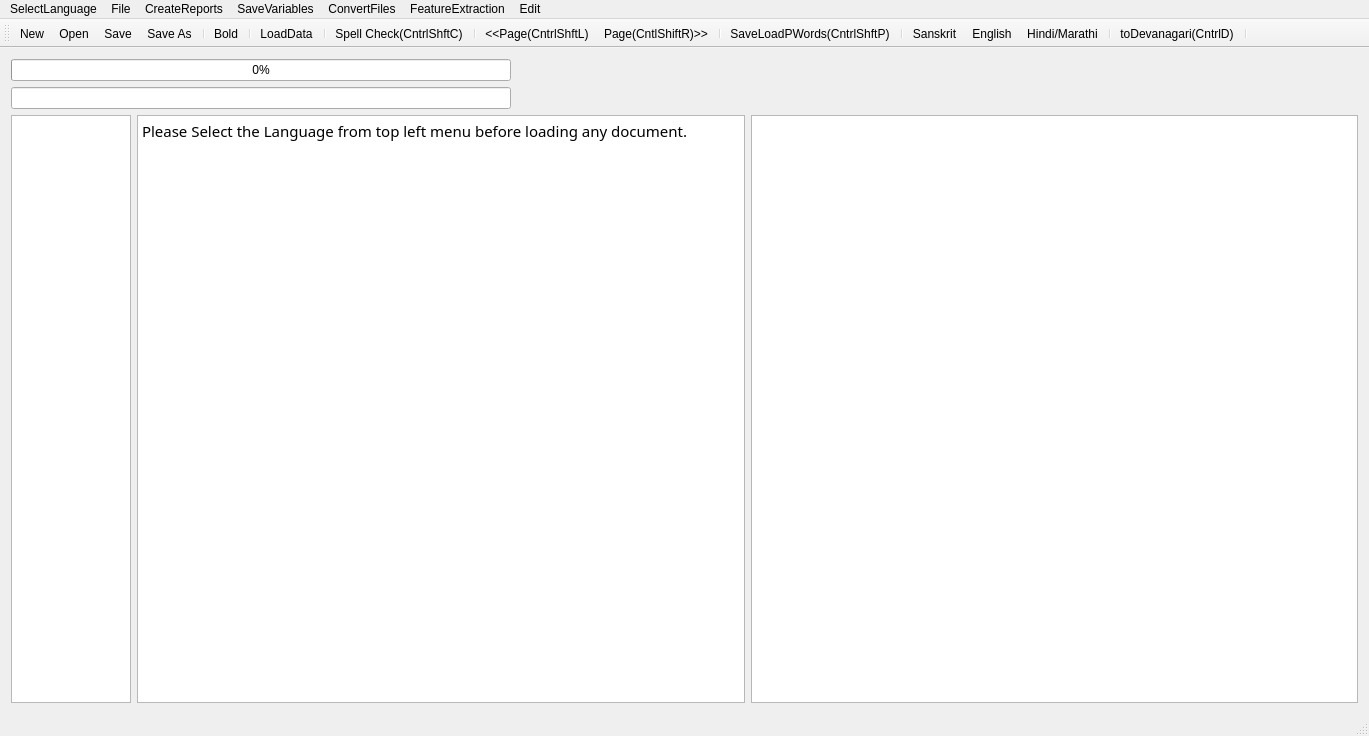
<?xml version="1.0" encoding="UTF-8"?>
<ui version="4.0">
 <class>MainWindow</class>
 <widget class="QMainWindow" name="MainWindow">
  <property name="geometry">
   <rect>
    <x>0</x>
    <y>0</y>
    <width>1369</width>
    <height>736</height>
   </rect>
  </property>
  <property name="mouseTracking">
   <bool>true</bool>
  </property>
  <property name="windowTitle">
   <string>MainWindow</string>
  </property>
  <widget class="QWidget" name="centralWidget">
   <layout class="QVBoxLayout" name="verticalLayout">
    <item>
     <widget class="QProgressBar" name="progressBar">
      <property name="maximumSize">
       <size>
        <width>500</width>
        <height>16777215</height>
       </size>
      </property>
      <property name="value">
       <number>0</number>
      </property>
      <property name="alignment">
       <set>Qt::AlignRight|Qt::AlignTrailing|Qt::AlignVCenter</set>
      </property>
     </widget>
    </item>
    <item>
     <widget class="QLineEdit" name="lineEdit">
      <property name="maximumSize">
       <size>
        <width>500</width>
        <height>16777215</height>
       </size>
      </property>
     </widget>
    </item>
    <item>
     <layout class="QHBoxLayout" name="horizontalLayout">
      <item>
       <widget class="QTextEdit" name="textEdit">
        <property name="maximumSize">
         <size>
          <width>120</width>
          <height>16777215</height>
         </size>
        </property>
        <property name="font">
         <font>
          <family>FreeSans</family>
          <italic>true</italic>
         </font>
        </property>
        <property name="sizeAdjustPolicy">
         <enum>QAbstractScrollArea::AdjustToContents</enum>
        </property>
        <property name="readOnly">
         <bool>true</bool>
        </property>
       </widget>
      </item>
      <item>
       <widget class="QTextBrowser" name="textBrowser">
        <property name="font">
         <font>
          <family>Shobhika</family>
          <pointsize>16</pointsize>
          <italic>false</italic>
         </font>
        </property>
        <property name="mouseTracking">
         <bool>true</bool>
        </property>
        <property name="sizeAdjustPolicy">
         <enum>QAbstractScrollArea::AdjustToContents</enum>
        </property>
        <property name="undoRedoEnabled">
         <bool>true</bool>
        </property>
        <property name="readOnly">
         <bool>false</bool>
        </property>
        <property name="html">
         <string>&lt;!DOCTYPE HTML PUBLIC &quot;-//W3C//DTD HTML 4.0//EN&quot; &quot;http://www.w3.org/TR/REC-html40/strict.dtd&quot;&gt;
&lt;html&gt;&lt;head&gt;&lt;meta name=&quot;qrichtext&quot; content=&quot;1&quot; /&gt;&lt;style type=&quot;text/css&quot;&gt;
p, li { white-space: pre-wrap; }
&lt;/style&gt;&lt;/head&gt;&lt;body style=&quot; font-family:'Shobhika'; font-size:16pt; font-weight:400; font-style:normal;&quot;&gt;
&lt;p style=&quot; margin-top:0px; margin-bottom:0px; margin-left:0px; margin-right:0px; -qt-block-indent:0; text-indent:0px;&quot;&gt;&lt;span style=&quot; font-family:'Ubuntu'; font-size:11pt;&quot;&gt;Please Select the Language from top left menu before loading any document.&lt;/span&gt;&lt;/p&gt;&lt;/body&gt;&lt;/html&gt;</string>
        </property>
        <property name="acceptRichText">
         <bool>true</bool>
        </property>
        <property name="textInteractionFlags">
         <set>Qt::LinksAccessibleByKeyboard|Qt::LinksAccessibleByMouse|Qt::TextBrowserInteraction|Qt::TextEditable|Qt::TextEditorInteraction|Qt::TextSelectableByKeyboard|Qt::TextSelectableByMouse</set>
        </property>
       </widget>
      </item>
      <item>
       <widget class="QGraphicsView" name="graphicsView">
        <property name="sizeAdjustPolicy">
         <enum>QAbstractScrollArea::AdjustIgnored</enum>
        </property>
        <property name="alignment">
         <set>Qt::AlignCenter</set>
        </property>
        <property name="renderHints">
         <set>QPainter::NonCosmeticDefaultPen</set>
        </property>
        <property name="dragMode">
         <enum>QGraphicsView::ScrollHandDrag</enum>
        </property>
        <property name="transformationAnchor">
         <enum>QGraphicsView::AnchorViewCenter</enum>
        </property>
        <property name="resizeAnchor">
         <enum>QGraphicsView::AnchorViewCenter</enum>
        </property>
       </widget>
      </item>
     </layout>
    </item>
   </layout>
   <zorder>lineEdit</zorder>
   <zorder>progressBar</zorder>
  </widget>
  <widget class="QMenuBar" name="menuBar">
   <property name="geometry">
    <rect>
     <x>0</x>
     <y>0</y>
     <width>1369</width>
     <height>26</height>
    </rect>
   </property>
   <widget class="QMenu" name="menuOCR_Correction_Window">
    <property name="title">
     <string>File</string>
    </property>
    <addaction name="actionNew"/>
    <addaction name="actionOpen"/>
    <addaction name="actionSave"/>
    <addaction name="actionSave_As"/>
    <addaction name="actionSpell_Check"/>
    <addaction name="actionLoad_Next_Page"/>
    <addaction name="actionLoad_Prev_Page"/>
    <addaction name="separator"/>
    <addaction name="actionLoadGDocPage"/>
    <addaction name="actionToDevanagari"/>
    <addaction name="actionLoadData"/>
    <addaction name="actionLoadDict"/>
    <addaction name="actionLoadOCRWords"/>
    <addaction name="actionLoadDomain"/>
    <addaction name="actionLoadSubPS"/>
    <addaction name="actionLoadConfusions"/>
    <addaction name="actionSugg"/>
    <addaction name="actionToSlp1"/>
   </widget>
   <widget class="QMenu" name="menuCreateReports">
    <property name="title">
     <string>CreateReports</string>
    </property>
    <addaction name="actionCreateBest2OCR"/>
    <addaction name="actionCreateSuggestionLog"/>
    <addaction name="actionCreateSuggestionLogNearestPriority"/>
    <addaction name="actionErrorDetectionRep"/>
    <addaction name="actionErrorDetectWithoutAdaptation"/>
    <addaction name="actionErrorDetectionRepUniq"/>
   </widget>
   <widget class="QMenu" name="menuSaveVariables">
    <property name="title">
     <string>SaveVariables</string>
    </property>
    <addaction name="actionCPair"/>
    <addaction name="actionPrimarySecOCRPair"/>
    <addaction name="actionCPairIEROcrVsCorrect"/>
    <addaction name="actionCPairGEROcrVsCorrect"/>
   </widget>
   <widget class="QMenu" name="menuConvertFiles">
    <property name="title">
     <string>ConvertFiles</string>
    </property>
    <addaction name="actionToSlp1_2"/>
    <addaction name="actionToDev"/>
    <addaction name="actionExtractDev"/>
    <addaction name="actionEditDistRep"/>
    <addaction name="actionConfusionFreqHist"/>
    <addaction name="actionFilterOutGT50EditDisPairs"/>
   </widget>
   <widget class="QMenu" name="menuFeatureExtraction">
    <property name="title">
     <string>FeatureExtraction</string>
    </property>
    <addaction name="actionPrepareFeatures"/>
   </widget>
   <widget class="QMenu" name="menuedit">
    <property name="title">
     <string>Edit</string>
    </property>
    <addaction name="actionBold"/>
    <addaction name="actionSuperscript"/>
    <addaction name="actionSubscript"/>
   </widget>
   <widget class="QMenu" name="menuSelectLanguage">
    <property name="title">
     <string>SelectLanguage</string>
    </property>
    <addaction name="actionSanskrit"/>
    <addaction name="actionHindi"/>
    <addaction name="actionEnglish"/>
   </widget>
   <addaction name="menuSelectLanguage"/>
   <addaction name="menuOCR_Correction_Window"/>
   <addaction name="menuCreateReports"/>
   <addaction name="menuSaveVariables"/>
   <addaction name="menuConvertFiles"/>
   <addaction name="menuFeatureExtraction"/>
   <addaction name="menuedit"/>
  </widget>
  <widget class="QToolBar" name="mainToolBar">
   <attribute name="toolBarArea">
    <enum>TopToolBarArea</enum>
   </attribute>
   <attribute name="toolBarBreak">
    <bool>false</bool>
   </attribute>
   <addaction name="actionNew"/>
   <addaction name="actionOpen"/>
   <addaction name="actionSave"/>
   <addaction name="actionSave_As"/>
   <addaction name="separator"/>
   <addaction name="actionBold"/>
   <addaction name="separator"/>
   <addaction name="actionLoadData"/>
   <addaction name="separator"/>
   <addaction name="actionSpell_Check"/>
   <addaction name="separator"/>
   <addaction name="actionLoad_Prev_Page"/>
   <addaction name="actionLoad_Next_Page"/>
   <addaction name="separator"/>
   <addaction name="actionLoadGDocPage"/>
   <addaction name="separator"/>
   <addaction name="actionSanskrit"/>
   <addaction name="actionEnglish"/>
   <addaction name="actionHindi"/>
   <addaction name="separator"/>
   <addaction name="actionToDevanagari"/>
   <addaction name="separator"/>
  </widget>
  <widget class="QStatusBar" name="statusBar"/>
  <action name="actionOpen">
   <property name="icon">
    <iconset resource="AppResources.qrc">
     <normaloff>:/Images/open.png</normaloff>:/Images/open.png</iconset>
   </property>
   <property name="text">
    <string>Open</string>
   </property>
   <property name="shortcut">
    <string>Ctrl+O</string>
   </property>
  </action>
  <action name="actionSave">
   <property name="icon">
    <iconset resource="AppResources.qrc">
     <normaloff>:/Images/save.png</normaloff>:/Images/save.png</iconset>
   </property>
   <property name="text">
    <string>Save</string>
   </property>
   <property name="shortcut">
    <string>Ctrl+S</string>
   </property>
  </action>
  <action name="actionSave_As">
   <property name="icon">
    <iconset resource="AppResources.qrc">
     <normaloff>:/Images/save-as.png</normaloff>:/Images/save-as.png</iconset>
   </property>
   <property name="text">
    <string>Save As</string>
   </property>
   <property name="shortcut">
    <string>Ctrl+Shift+S</string>
   </property>
  </action>
  <action name="actionNew">
   <property name="icon">
    <iconset resource="AppResources.qrc">
     <normaloff>:/Images/New.png</normaloff>:/Images/New.png</iconset>
   </property>
   <property name="text">
    <string>New</string>
   </property>
   <property name="shortcut">
    <string>Ctrl+N</string>
   </property>
  </action>
  <action name="actionSpell_Check">
   <property name="text">
    <string>Spell Check(CntrlShftC)</string>
   </property>
   <property name="shortcut">
    <string>Ctrl+Shift+C</string>
   </property>
  </action>
  <action name="actionLoad_Next_Page">
   <property name="text">
    <string>Page(CntlShiftR)&gt;&gt;</string>
   </property>
   <property name="toolTip">
    <string>Page(CntlShiftR)&gt;&gt;</string>
   </property>
   <property name="shortcut">
    <string>Ctrl+Shift+R</string>
   </property>
  </action>
  <action name="actionLoad_Prev_Page">
   <property name="text">
    <string>&lt;&lt;Page(CntrlShftL)</string>
   </property>
   <property name="toolTip">
    <string>&lt;&lt;Page(CntrlShftL)</string>
   </property>
   <property name="shortcut">
    <string>Ctrl+Shift+L</string>
   </property>
  </action>
  <action name="actionLoadGDocPage">
   <property name="text">
    <string>Save&amp;LoadPWords(CntrlShftP)</string>
   </property>
   <property name="shortcut">
    <string>Ctrl+Shift+P</string>
   </property>
  </action>
  <action name="actionToDevanagari">
   <property name="text">
    <string>toDevanagari(CntrlD)</string>
   </property>
   <property name="shortcut">
    <string>Ctrl+D</string>
   </property>
  </action>
  <action name="actionLoadData">
   <property name="text">
    <string>LoadData</string>
   </property>
  </action>
  <action name="actionLoadDict">
   <property name="text">
    <string>LoadDict</string>
   </property>
  </action>
  <action name="actionLoadOCRWords">
   <property name="text">
    <string>LoadOCRWords</string>
   </property>
  </action>
  <action name="actionLoadDomain">
   <property name="text">
    <string>LoadDomain</string>
   </property>
  </action>
  <action name="actionLoadSubPS">
   <property name="text">
    <string>LoadSubPS</string>
   </property>
  </action>
  <action name="actionLoadConfusions">
   <property name="text">
    <string>LoadConfusions</string>
   </property>
  </action>
  <action name="actionSugg">
   <property name="text">
    <string>sugg</string>
   </property>
   <property name="shortcut">
    <string>Menu</string>
   </property>
  </action>
  <action name="actionCreateBest2OCR">
   <property name="text">
    <string>CreateBest2OCR</string>
   </property>
  </action>
  <action name="actionToSlp1">
   <property name="text">
    <string>toSlp1</string>
   </property>
   <property name="shortcut">
    <string>Ctrl+G</string>
   </property>
  </action>
  <action name="actionCreateSuggestionLog">
   <property name="text">
    <string>CreateSuggestionLog</string>
   </property>
  </action>
  <action name="actionCreateSuggestionLogNearestPriority">
   <property name="text">
    <string>CreateSuggestionLogNearestPriority</string>
   </property>
  </action>
  <action name="actionErrorDetectionRep">
   <property name="text">
    <string>ErrorDetectionRep</string>
   </property>
  </action>
  <action name="actionErrorDetectWithoutAdaptation">
   <property name="text">
    <string>ErrorDetectWithoutAdaptation</string>
   </property>
  </action>
  <action name="actionCPair">
   <property name="text">
    <string>CPair</string>
   </property>
  </action>
  <action name="actionToSlp1_2">
   <property name="text">
    <string>toSlp1</string>
   </property>
  </action>
  <action name="actionToDev">
   <property name="text">
    <string>toDev</string>
   </property>
  </action>
  <action name="actionExtractDev">
   <property name="text">
    <string>ExtractDevWords</string>
   </property>
   <property name="toolTip">
    <string>ExtractDevWords</string>
   </property>
  </action>
  <action name="actionPrimarySecOCRPair">
   <property name="text">
    <string>PrimarySecOCRPairs</string>
   </property>
  </action>
  <action name="actionCPairIEROcrVsCorrect">
   <property name="text">
    <string>CPairIEROcrVsCorrect</string>
   </property>
  </action>
  <action name="actionEditDistRep">
   <property name="text">
    <string>EditDistRep</string>
   </property>
  </action>
  <action name="actionConfusionFreqHist">
   <property name="text">
    <string>ConfusionFreqHist</string>
   </property>
  </action>
  <action name="actionCPairGEROcrVsCorrect">
   <property name="text">
    <string>CPairGEROcrVsCorrect</string>
   </property>
  </action>
  <action name="actionFilterOutGT50EditDisPairs">
   <property name="text">
    <string>FilterOutGT50EditDisPairs</string>
   </property>
  </action>
  <action name="actionPrepareFeatures">
   <property name="text">
    <string>PrepareFeatures</string>
   </property>
  </action>
  <action name="actionErrorDetectionRepUniq">
   <property name="text">
    <string>ErrorSuggRepUniq</string>
   </property>
  </action>
  <action name="actionSanskrit">
   <property name="text">
    <string>Sanskrit</string>
   </property>
  </action>
  <action name="actionHindi">
   <property name="text">
    <string>Hindi/Marathi</string>
   </property>
  </action>
  <action name="actionEnglish">
   <property name="text">
    <string>English</string>
   </property>
   <property name="toolTip">
    <string>English</string>
   </property>
  </action>
  <action name="actionBold">
   <property name="icon">
    <iconset resource="AppResources.qrc">
     <normaloff>:/Images/bold.png</normaloff>:/Images/bold.png</iconset>
   </property>
   <property name="text">
    <string>Bold</string>
   </property>
  </action>
  <action name="actionSuperscript">
   <property name="text">
    <string>Superscript</string>
   </property>
  </action>
  <action name="actionSubscript">
   <property name="text">
    <string>Subscript</string>
   </property>
  </action>
 </widget>
 <layoutdefault spacing="6" margin="11"/>
 <tabstops>
  <tabstop>textBrowser</tabstop>
  <tabstop>graphicsView</tabstop>
 </tabstops>
 <resources>
  <include location="AppResources.qrc"/>
 </resources>
 <connections/>
</ui>
